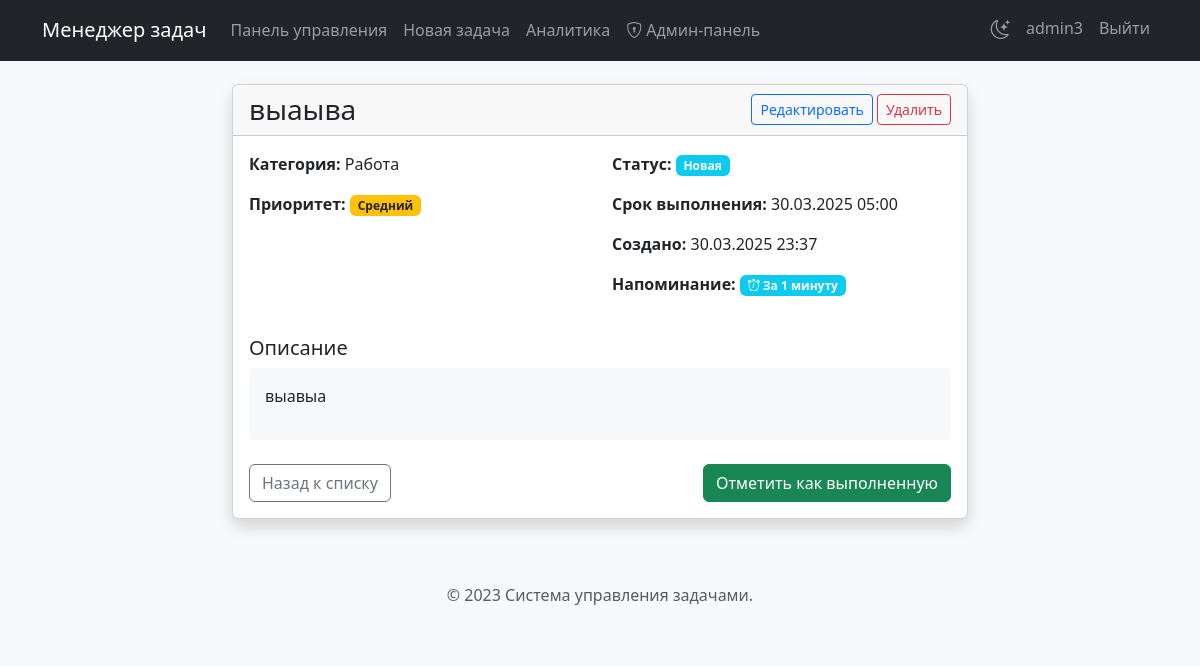
The app's page /task/3 (signed in) with its own data.
### tables this page shows
CREATE TABLE tasks (
        id INTEGER PRIMARY KEY,
        user_id INTEGER NOT NULL,
        title TEXT NOT NULL,
        description TEXT,
        category TEXT,
        priority TEXT,
        status TEXT DEFAULT "Новая",
        created_at TIMESTAMP DEFAULT CURRENT_TIMESTAMP,
        send_reminder BOOLEAN DEFAULT 0,
        reminder_time INTEGER DEFAULT 24, due_date TIMESTAMP,
        FOREIGN KEY (user_id) REFERENCES users (id)
    );

### app.py (the view)
@app.route('/task/<int:task_id>')
def view_task(task_id):
    if 'user_id' not in session:
        return redirect(url_for('login'))
    conn = sqlite3.connect('tasks.db')
    c = conn.cursor()
    c.execute(
        """
    SELECT id, title, description, category, priority, due_date, status, created_at,
           send_reminder, reminder_time
    FROM tasks
    WHERE id = ? AND user_id = ?
    """, (task_id, session['user_id']))
    task = c.fetchone()
    conn.close()
    if not task:
        flash('Задача не найдена!')
        return redirect(url_for('dashboard'))
    return render_template('view_task.html', task=task, format_datetime=format_datetime, format_reminder_time=format_reminder_time)

### app.py (called while the page is built, shortened)
def format_datetime(dt, user_timezone=None):
    if not dt:
        return None
    if not user_timezone:
        user_timezone = session.get('timezone', 'Europe/Moscow')
    if isinstance(dt, str):
        try:
            dt = datetime.strptime(dt, '%Y-%m-%d %H:%M:%S')
        except ValueError:
            try:
                dt = datetime.strptime(dt, '%Y-%m-%d')
                return dt.strftime('%d.%m.%Y')
            except ValueError:
                return dt
    try:
        if dt.tzinfo is None:
            utc_tz = timezone('UTC')
            dt = utc_tz.localize(dt)
        local_tz = timezone(user_timezone)
        dt = dt.astimezone(local_tz)
        return dt.strftime('%d.%m.%Y %H:%M')
    except Exception as e:
        logger.error(f"Error formatting datetime: {e}")
        return str(dt)

def format_reminder_time(hours):
    if not hours:
        return "Не задано"
    try:
        hours_float = float(hours)
        if hours_float < 1:
            minutes = int(hours_float * 60)
            if minutes == 1:
                return "За 1 минуту"
            elif minutes < 5:
                return f"За {minutes} минуты"
            else:
                return f"За {minutes} минут"
    except (ValueError, TypeError):
        return f"За {hours} ч."

### templates/view_task.html (shortened to what this page needs)
{% extends 'base.html' %}
{% block content %}
<div class="row justify-content-center">
    <div class="col-md-8">
        <div class="card shadow">
            <div class="card-header d-flex justify-content-between align-items-center">
                <h3 class="m-0">{{ task[1] }}</h3>
                <div>
                    <a href="{{ url_for('edit_task', task_id=task[0]) }}" class="btn btn-outline-primary btn-sm">Редактировать</a>
                    <button class="btn btn-outline-danger btn-sm" data-bs-toggle="modal" data-bs-target="#deleteModal">Удалить</button>
                </div>
            </div>
            <div class="card-body">
                <div class="row mb-4">
                    <div class="col-md-6">
                        <p><strong>Категория:</strong> {{ task[3] }}</p>
                        <p><strong>Приоритет:</strong>
                            <span class="badge {% if task[4] == 'Высокий' %}bg-danger{% elif task[4] == 'Средний' %}bg-warning text-dark{% elif task[4] == 'Низкий' %}bg-success{% else %}bg-secondary{% endif %}">
                                {{ task[4] }}
                            </span>
                        </p>
                    </div>
                    <div class="col-md-6">
                        <p><strong>Статус:</strong>
                            <span class="badge {% if task[6] == 'Новая' %}bg-info{% elif task[6] == 'В процессе' %}bg-primary{% elif task[6] == 'Завершена' %}bg-success{% else %}bg-secondary{% endif %}">
                                {{ task[6] }}
                            </span>
                        </p>
                        {% if task[5] %}
                        <p><strong>Срок выполнения:</strong> {{ format_datetime(task[5], session.get('timezone')) }}</p>
                        {% else %}
                        <p><strong>Срок выполнения:</strong> Не указан</p>
                        {% endif %}
                        <p><strong>Создано:</strong> {{ format_datetime(task[7], session.get('timezone')) }}</p>
                        {% if task[8] %}
                        <p>
                            <strong>Напоминание:</strong>
                            <span class="badge bg-info">
                                <i class="bi bi-alarm"></i> {{ format_reminder_time(task[9]) }}
                            </span>
                        </p>
                        {% endif %}
                    </div>
                </div>
                <h5>Описание</h5>
                <div class="p-3 bg-light rounded mb-4">
                    {% if task[2] %}
                    <p>{{ task[2] | replace('\n', '<br>') | safe }}</p>
                    {% else %}
                    <p class="text-muted">Описание отсутствует</p>
                    {% endif %}
                </div>
                <div class="d-flex justify-content-between">
                    <a href="{{ url_for('dashboard') }}" class="btn btn-outline-secondary">Назад к списку</a>
                    {% if task[6] != 'Завершена' %}
                    <form action="{{ url_for('edit_task', task_id=task[0]) }}" method="POST">
                        <button type="submit" class="btn btn-success">Отметить как выполненную</button>
                    </form>
                    {% endif %}
                </div>
            </div>
        </div>
    </div>
</div>
{% endblock %}

### templates/base.html (style rules this page uses)
body { padding-top: 60px; background-color: #f8f9fa; }

### records on screen
tasks: title "выаыва", category "Работа", priority "Средний", status "Новая", due_date "30.03.2025 05:00", created_at "30.03.2025 23:37", reminder_time "За 1 минуту", description "выавыа"

### other values on screen
{{ session['username'] }} "admin3"
